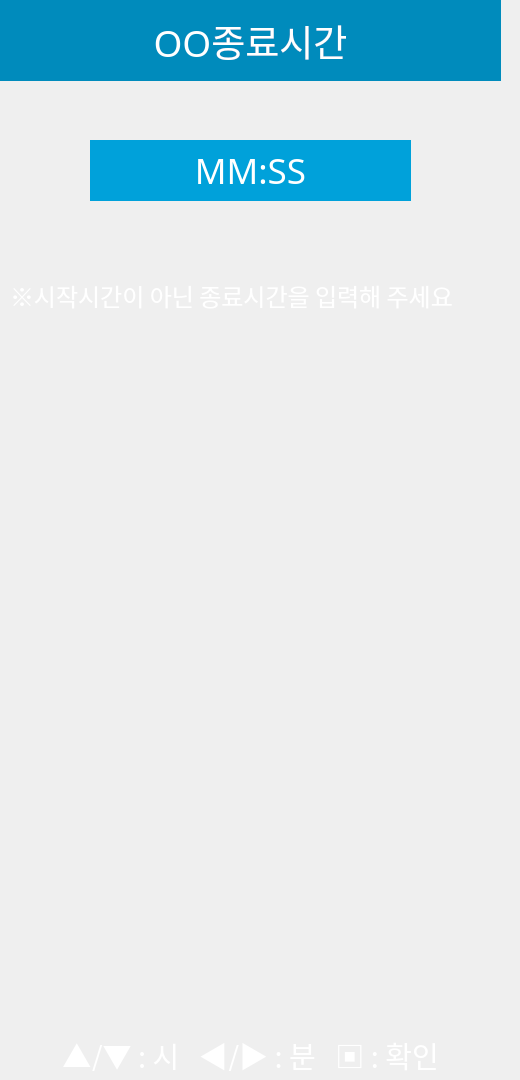
    <widget class="QWidget" name="set_time_change">
     <attribute name="title">
      <string>Page</string>
     </attribute>
     <widget class="QLabel" name="trash_con_10">
      <property name="geometry">
       <rect>
        <x>0</x>
        <y>1040</y>
        <width>501</width>
        <height>31</height>
       </rect>
      </property>
      <property name="font">
       <font>
        <family>나눔바른고딕</family>
        <pointsize>22</pointsize>
       </font>
      </property>
      <property name="styleSheet">
       <string notr="true">color : rgb(255,255,255)</string>
      </property>
      <property name="text">
       <string>▲/▼ : 시   ◀/▶ : 분   ▣ : 확인</string>
      </property>
      <property name="alignment">
       <set>Qt::AlignCenter</set>
      </property>
     </widget>
     <widget class="QLabel" name="set_time_change_title">
      <property name="geometry">
       <rect>
        <x>0</x>
        <y>0</y>
        <width>501</width>
        <height>81</height>
       </rect>
      </property>
      <property name="font">
       <font>
        <family>나눔바른고딕</family>
        <pointsize>28</pointsize>
        <weight>50</weight>
        <bold>false</bold>
        <kerning>true</kerning>
       </font>
      </property>
      <property name="styleSheet">
       <string notr="true">color : rgb(255,255,255);
background-color: rgb(0,139,188);
</string>
      </property>
      <property name="text">
       <string>OO종료시간</string>
      </property>
      <property name="alignment">
       <set>Qt::AlignCenter</set>
      </property>
     </widget>
     <widget class="QLabel" name="label_5">
      <property name="geometry">
       <rect>
        <x>-5</x>
        <y>80</y>
        <width>511</width>
        <height>191</height>
       </rect>
      </property>
      <property name="text">
       <string/>
      </property>
      <property name="pixmap">
       <pixmap>image/time.png</pixmap>
      </property>
      <property name="scaledContents">
       <bool>true</bool>
      </property>
     </widget>
     <widget class="QLabel" name="set_time_change_value">
      <property name="geometry">
       <rect>
        <x>90</x>
        <y>140</y>
        <width>321</width>
        <height>61</height>
       </rect>
      </property>
      <property name="font">
       <font>
        <family>나눔바른고딕</family>
        <pointsize>26</pointsize>
        <stylestrategy>PreferDefault</stylestrategy>
       </font>
      </property>
      <property name="styleSheet">
       <string notr="true">color : rgb(255,255,255);
background-color: rgb(0,161,218);</string>
      </property>
      <property name="text">
       <string>MM:SS</string>
      </property>
      <property name="alignment">
       <set>Qt::AlignCenter</set>
      </property>
     </widget>
     <widget class="QLabel" name="trash_con_11">
      <property name="geometry">
       <rect>
        <x>10</x>
        <y>280</y>
        <width>501</width>
        <height>31</height>
       </rect>
      </property>
      <property name="font">
       <font>
        <family>나눔바른고딕</family>
        <pointsize>18</pointsize>
       </font>
      </property>
      <property name="styleSheet">
       <string notr="true">color : rgb(255,255,255)</string>
      </property>
      <property name="text">
       <string>※시작시간이 아닌 종료시간을 입력해 주세요</string>
      </property>
      <property name="alignment">
       <set>Qt::AlignLeading|Qt::AlignLeft|Qt::AlignVCenter</set>
      </property>
     </widget>
    </widget>
